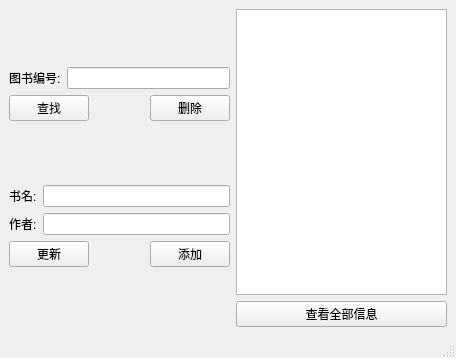
<?xml version="1.0" encoding="UTF-8"?>
<ui version="4.0">
 <class>MainWindow</class>
 <widget class="QMainWindow" name="MainWindow">
  <property name="geometry">
   <rect>
    <x>0</x>
    <y>0</y>
    <width>456</width>
    <height>358</height>
   </rect>
  </property>
  <property name="windowTitle">
   <string>MainWindow</string>
  </property>
  <widget class="QWidget" name="centralwidget">
   <layout class="QGridLayout" name="gridLayout">
    <item row="0" column="0" rowspan="2">
     <layout class="QVBoxLayout" name="verticalLayout_3">
      <item>
       <layout class="QVBoxLayout" name="verticalLayout">
        <item>
         <layout class="QHBoxLayout" name="horizontalLayout">
          <item>
           <widget class="QLabel" name="label">
            <property name="text">
             <string>图书编号:</string>
            </property>
           </widget>
          </item>
          <item>
           <widget class="QLineEdit" name="lineEdit"/>
          </item>
         </layout>
        </item>
        <item>
         <layout class="QHBoxLayout" name="horizontalLayout_2">
          <item>
           <widget class="QPushButton" name="pushButton">
            <property name="text">
             <string>查找</string>
            </property>
           </widget>
          </item>
          <item>
           <spacer name="horizontalSpacer">
            <property name="orientation">
             <enum>Qt::Horizontal</enum>
            </property>
            <property name="sizeHint" stdset="0">
             <size>
              <width>100</width>
              <height>20</height>
             </size>
            </property>
           </spacer>
          </item>
          <item>
           <widget class="QPushButton" name="pushButton_2">
            <property name="text">
             <string>删除</string>
            </property>
           </widget>
          </item>
         </layout>
        </item>
       </layout>
      </item>
      <item>
       <layout class="QVBoxLayout" name="verticalLayout_2">
        <item>
         <layout class="QHBoxLayout" name="horizontalLayout_3">
          <item>
           <widget class="QLabel" name="label_2">
            <property name="text">
             <string>书名:</string>
            </property>
           </widget>
          </item>
          <item>
           <widget class="QLineEdit" name="lineEdit_2"/>
          </item>
         </layout>
        </item>
        <item>
         <layout class="QHBoxLayout" name="horizontalLayout_4">
          <item>
           <widget class="QLabel" name="label_3">
            <property name="text">
             <string>作者:</string>
            </property>
           </widget>
          </item>
          <item>
           <widget class="QLineEdit" name="lineEdit_3"/>
          </item>
         </layout>
        </item>
        <item>
         <layout class="QHBoxLayout" name="horizontalLayout_5">
          <item>
           <widget class="QPushButton" name="pushButton_3">
            <property name="text">
             <string>更新</string>
            </property>
           </widget>
          </item>
          <item>
           <spacer name="horizontalSpacer_2">
            <property name="orientation">
             <enum>Qt::Horizontal</enum>
            </property>
            <property name="sizeHint" stdset="0">
             <size>
              <width>100</width>
              <height>20</height>
             </size>
            </property>
           </spacer>
          </item>
          <item>
           <widget class="QPushButton" name="pushButton_4">
            <property name="text">
             <string>添加</string>
            </property>
           </widget>
          </item>
         </layout>
        </item>
       </layout>
      </item>
     </layout>
    </item>
    <item row="0" column="1">
     <widget class="QTextEdit" name="textEdit"/>
    </item>
    <item row="1" column="1">
     <widget class="QPushButton" name="pushButton_5">
      <property name="text">
       <string>查看全部信息</string>
      </property>
     </widget>
    </item>
   </layout>
  </widget>
  <widget class="QMenuBar" name="menubar">
   <property name="geometry">
    <rect>
     <x>0</x>
     <y>0</y>
     <width>456</width>
     <height>24</height>
    </rect>
   </property>
  </widget>
  <widget class="QStatusBar" name="statusbar"/>
 </widget>
 <resources/>
 <connections/>
</ui>
